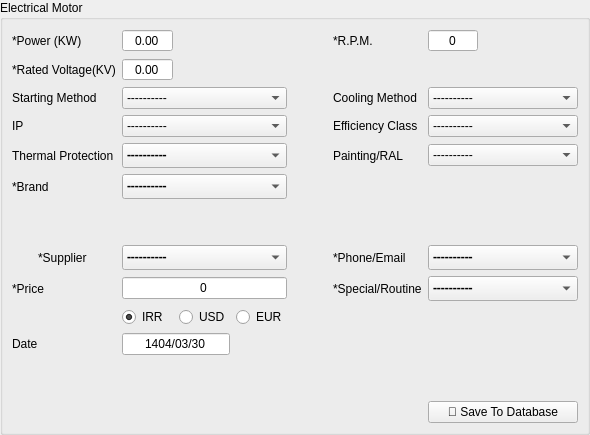
      <widget class="QWidget" name="electrica_motor">
       <layout class="QGridLayout" name="gridLayout">
        <property name="leftMargin">
         <number>0</number>
        </property>
        <property name="topMargin">
         <number>0</number>
        </property>
        <property name="rightMargin">
         <number>0</number>
        </property>
        <property name="bottomMargin">
         <number>0</number>
        </property>
        <item row="0" column="0">
         <widget class="QGroupBox" name="motor_gp_box">
          <property name="minimumSize">
           <size>
            <width>0</width>
            <height>0</height>
           </size>
          </property>
          <property name="maximumSize">
           <size>
            <width>16777215</width>
            <height>16777215</height>
           </size>
          </property>
          <property name="title">
           <string>Electrical Motor</string>
          </property>
          <layout class="QGridLayout" name="gridLayout_5">
           <item row="19" column="0" colspan="2">
            <widget class="QLabel" name="label_6">
             <property name="text">
              <string>*Price</string>
             </property>
            </widget>
           </item>
           <item row="4" column="6">
            <widget class="QLabel" name="label_20">
             <property name="text">
              <string>Cooling Method</string>
             </property>
            </widget>
           </item>
           <item row="8" column="7">
            <widget class="QComboBox" name="motor_paiting_ral">
             <property name="minimumSize">
              <size>
               <width>150</width>
               <height>0</height>
              </size>
             </property>
             <property name="maximumSize">
              <size>
               <width>150</width>
               <height>16777215</height>
              </size>
             </property>
             <item>
              <property name="text">
               <string>----------</string>
              </property>
             </item>
             <item>
              <property name="text">
               <string>7032</string>
              </property>
             </item>
             <item>
              <property name="text">
               <string>7030</string>
              </property>
             </item>
            </widget>
           </item>
           <item row="8" column="0" colspan="2">
            <widget class="QLabel" name="label_25">
             <property name="text">
              <string>Thermal Protection</string>
             </property>
            </widget>
           </item>
           <item row="4" column="2" colspan="3">
            <widget class="QComboBox" name="motor_starting_method">
             <property name="minimumSize">
              <size>
               <width>0</width>
               <height>0</height>
              </size>
             </property>
             <property name="maximumSize">
              <size>
               <width>16777215</width>
               <height>16777215</height>
              </size>
             </property>
             <item>
              <property name="text">
               <string>----------</string>
              </property>
             </item>
             <item>
              <property name="text">
               <string>Delta/Star</string>
              </property>
             </item>
             <item>
              <property name="text">
               <string>VFD</string>
              </property>
             </item>
             <item>
              <property name="text">
               <string>Direct</string>
              </property>
             </item>
            </widget>
           </item>
           <item row="16" column="7">
            <widget class="QComboBox" name="motor_phone_email">
             <property name="minimumSize">
              <size>
               <width>150</width>
               <height>0</height>
              </size>
             </property>
             <property name="maximumSize">
              <size>
               <width>150</width>
               <height>16777215</height>
              </size>
             </property>
             <property name="font">
              <font>
               <family>Calibri</family>
               <pointsize>10</pointsize>
               <weight>75</weight>
               <bold>true</bold>
              </font>
             </property>
             <item>
              <property name="text">
               <string>----------</string>
              </property>
             </item>
             <item>
              <property name="text">
               <string>By Phone</string>
              </property>
             </item>
             <item>
              <property name="text">
               <string>By Email</string>
              </property>
             </item>
            </widget>
           </item>
           <item row="4" column="0" colspan="2">
            <widget class="QLabel" name="label_13">
             <property name="text">
              <string>Starting Method</string>
             </property>
            </widget>
           </item>
           <item row="6" column="7">
            <widget class="QComboBox" name="motor_efficiency_class">
             <property name="minimumSize">
              <size>
               <width>150</width>
               <height>0</height>
              </size>
             </property>
             <property name="maximumSize">
              <size>
               <width>150</width>
               <height>16777215</height>
              </size>
             </property>
             <item>
              <property name="text">
               <string>----------</string>
              </property>
             </item>
             <item>
              <property name="text">
               <string>IE1</string>
              </property>
             </item>
             <item>
              <property name="text">
               <string>IE2</string>
              </property>
             </item>
             <item>
              <property name="text">
               <string>IE3</string>
              </property>
             </item>
             <item>
              <property name="text">
               <string>IE4</string>
              </property>
             </item>
            </widget>
           </item>
           <item row="4" column="7">
            <widget class="QComboBox" name="motor_cooling_method">
             <property name="minimumSize">
              <size>
               <width>150</width>
               <height>0</height>
              </size>
             </property>
             <property name="maximumSize">
              <size>
               <width>150</width>
               <height>16777215</height>
              </size>
             </property>
             <item>
              <property name="text">
               <string>----------</string>
              </property>
             </item>
             <item>
              <property name="text">
               <string>Acc To IEC</string>
              </property>
             </item>
             <item>
              <property name="text">
               <string>IC411</string>
              </property>
             </item>
             <item>
              <property name="text">
               <string>IC616</string>
              </property>
             </item>
            </widget>
           </item>
           <item row="9" column="2" colspan="3">
            <widget class="QComboBox" name="motor_brand">
             <property name="minimumSize">
              <size>
               <width>0</width>
               <height>0</height>
              </size>
             </property>
             <property name="maximumSize">
              <size>
               <width>16777215</width>
               <height>16777215</height>
              </size>
             </property>
             <property name="font">
              <font>
               <family>Calibri</family>
               <pointsize>10</pointsize>
               <weight>75</weight>
               <bold>true</bold>
              </font>
             </property>
             <item>
              <property name="text">
               <string>----------</string>
              </property>
             </item>
             <item>
              <property name="text">
               <string>Jemco</string>
              </property>
             </item>
             <item>
              <property name="text">
               <string>Roshd Sanaat</string>
              </property>
             </item>
             <item>
              <property name="text">
               <string>Motogen</string>
              </property>
             </item>
             <item>
              <property name="text">
               <string>Electrogen</string>
              </property>
             </item>
             <item>
              <property name="text">
               <string>Siemens</string>
              </property>
             </item>
             <item>
              <property name="text">
               <string>ABB</string>
              </property>
             </item>
             <item>
              <property name="text">
               <string>VEM</string>
              </property>
             </item>
             <item>
              <property name="text">
               <string>Helmeck</string>
              </property>
             </item>
            </widget>
           </item>
           <item row="1" column="7">
            <widget class="QSpinBox" name="motor_rpm">
             <property name="maximumSize">
              <size>
               <width>50</width>
               <height>16777215</height>
              </size>
             </property>
             <property name="alignment">
              <set>Qt::AlignCenter</set>
             </property>
             <property name="buttonSymbols">
              <enum>QAbstractSpinBox::NoButtons</enum>
             </property>
             <property name="maximum">
              <number>9999</number>
             </property>
            </widget>
           </item>
           <item row="1" column="2">
            <widget class="QDoubleSpinBox" name="motor_power">
             <property name="alignment">
              <set>Qt::AlignCenter</set>
             </property>
             <property name="buttonSymbols">
              <enum>QAbstractSpinBox::NoButtons</enum>
             </property>
             <property name="maximum">
              <double>999.000000000000000</double>
             </property>
            </widget>
           </item>
           <item row="8" column="2" colspan="3">
            <widget class="QComboBox" name="motor_thermal_protection">
             <property name="minimumSize">
              <size>
               <width>0</width>
               <height>0</height>
              </size>
             </property>
             <property name="maximumSize">
              <size>
               <width>16777215</width>
               <height>16777215</height>
              </size>
             </property>
             <property name="font">
              <font>
               <family>Calibri</family>
               <pointsize>10</pointsize>
               <weight>75</weight>
               <bold>true</bold>
              </font>
             </property>
             <item>
              <property name="text">
               <string>----------</string>
              </property>
             </item>
             <item>
              <property name="text">
               <string>Not Included</string>
              </property>
             </item>
             <item>
              <property name="text">
               <string>3xPTC</string>
              </property>
             </item>
             <item>
              <property name="text">
               <string>6xPTC</string>
              </property>
             </item>
            </widget>
           </item>
           <item row="3" column="2">
            <widget class="QDoubleSpinBox" name="motor_voltage">
             <property name="alignment">
              <set>Qt::AlignCenter</set>
             </property>
             <property name="buttonSymbols">
              <enum>QAbstractSpinBox::NoButtons</enum>
             </property>
             <property name="maximum">
              <double>999.990000000000009</double>
             </property>
            </widget>
           </item>
           <item row="20" column="3">
            <widget class="QRadioButton" name="motor_usd">
             <property name="text">
              <string>USD</string>
             </property>
             <attribute name="buttonGroup">
              <string notr="true">motor_currency</string>
             </attribute>
            </widget>
           </item>
           <item row="20" column="2">
            <widget class="QRadioButton" name="motor_irr">
             <property name="text">
              <string>IRR</string>
             </property>
             <property name="checked">
              <bool>true</bool>
             </property>
             <attribute name="buttonGroup">
              <string notr="true">motor_currency</string>
             </attribute>
            </widget>
           </item>
           <item row="16" column="6">
            <widget class="QLabel" name="label_64">
             <property name="text">
              <string>*Phone/Email</string>
             </property>
            </widget>
           </item>
           <item row="6" column="0" colspan="2">
            <widget class="QLabel" name="label_21">
             <property name="text">
              <string>IP</string>
             </property>
            </widget>
           </item>
           <item row="23" column="0">
            <spacer name="verticalSpacer_4">
             <property name="orientation">
              <enum>Qt::Vertical</enum>
             </property>
             <property name="sizeHint" stdset="0">
              <size>
               <width>20</width>
               <height>40</height>
              </size>
             </property>
            </spacer>
           </item>
           <item row="20" column="4">
            <widget class="QRadioButton" name="motor_eur">
             <property name="text">
              <string>EUR</string>
             </property>
             <attribute name="buttonGroup">
              <string notr="true">motor_currency</string>
             </attribute>
            </widget>
           </item>
           <item row="1" column="0" colspan="2">
            <widget class="QLabel" name="label_5">
             <property name="text">
              <string>*Power (KW)</string>
             </property>
            </widget>
           </item>
           <item row="19" column="7">
            <widget class="QComboBox" name="motor_special_routine">
             <property name="minimumSize">
              <size>
               <width>150</width>
               <height>0</height>
              </size>
             </property>
             <property name="maximumSize">
              <size>
               <width>150</width>
               <height>16777215</height>
              </size>
             </property>
             <property name="font">
              <font>
               <family>Calibri</family>
               <pointsize>10</pointsize>
               <weight>75</weight>
               <bold>true</bold>
              </font>
             </property>
             <item>
              <property name="text">
               <string>----------</string>
              </property>
             </item>
             <item>
              <property name="text">
               <string>Special</string>
              </property>
             </item>
             <item>
              <property name="text">
               <string>Routine</string>
              </property>
             </item>
            </widget>
           </item>
           <item row="19" column="2" colspan="3">
            <widget class="QLineEdit" name="motor_price">
             <property name="minimumSize">
              <size>
               <width>0</width>
               <height>0</height>
              </size>
             </property>
             <property name="maximumSize">
              <size>
               <width>16777215</width>
               <height>16777215</height>
              </size>
             </property>
             <property name="text">
              <string>0</string>
             </property>
             <property name="alignment">
              <set>Qt::AlignCenter</set>
             </property>
            </widget>
           </item>
           <item row="16" column="2" colspan="3">
            <widget class="QComboBox" name="motor_supplier">
             <property name="minimumSize">
              <size>
               <width>0</width>
               <height>0</height>
              </size>
             </property>
             <property name="maximumSize">
              <size>
               <width>16777215</width>
               <height>16777215</height>
              </size>
             </property>
             <property name="font">
              <font>
               <family>Calibri</family>
               <pointsize>10</pointsize>
               <weight>75</weight>
               <bold>true</bold>
              </font>
             </property>
             <item>
              <property name="text">
               <string>----------</string>
              </property>
             </item>
             <item>
              <property name="text">
               <string>Jemco</string>
              </property>
             </item>
             <item>
              <property name="text">
               <string>Roshd Sanaat</string>
              </property>
             </item>
             <item>
              <property name="text">
               <string>Motogen</string>
              </property>
             </item>
             <item>
              <property name="text">
               <string>Electrogen</string>
              </property>
             </item>
             <item>
              <property name="text">
               <string>Siemens</string>
              </property>
             </item>
             <item>
              <property name="text">
               <string>ABB</string>
              </property>
             </item>
             <item>
              <property name="text">
               <string>VEM</string>
              </property>
             </item>
             <item>
              <property name="text">
               <string>Helmeck</string>
              </property>
             </item>
            </widget>
           </item>
           <item row="13" column="2">
            <spacer name="verticalSpacer_11">
             <property name="orientation">
              <enum>Qt::Vertical</enum>
             </property>
             <property name="sizeType">
              <enum>QSizePolicy::Minimum</enum>
             </property>
             <property name="sizeHint" stdset="0">
              <size>
               <width>20</width>
               <height>40</height>
              </size>
             </property>
            </spacer>
           </item>
           <item row="9" column="0" colspan="2">
            <widget class="QLabel" name="label_11">
             <property name="text">
              <string>*Brand</string>
             </property>
            </widget>
           </item>
           <item row="8" column="6">
            <widget class="QLabel" name="label_24">
             <property name="text">
              <string>Painting/RAL</string>
             </property>
            </widget>
           </item>
           <item row="6" column="2" colspan="3">
            <widget class="QComboBox" name="motor_ip">
             <property name="maximumSize">
              <size>
               <width>16777215</width>
               <height>16777215</height>
              </size>
             </property>
             <item>
              <property name="text">
               <string>----------</string>
              </property>
             </item>
             <item>
              <property name="text">
               <string>IP20</string>
              </property>
             </item>
             <item>
              <property name="text">
               <string>IP31</string>
              </property>
             </item>
             <item>
              <property name="text">
               <string>IP44</string>
              </property>
             </item>
             <item>
              <property name="text">
               <string>IP54</string>
              </property>
             </item>
             <item>
              <property name="text">
               <string>IP55</string>
              </property>
             </item>
             <item>
              <property name="text">
               <string>IP65</string>
              </property>
             </item>
             <item>
              <property name="text">
               <string>IP66</string>
              </property>
             </item>
             <item>
              <property name="text">
               <string>IP67</string>
              </property>
             </item>
             <item>
              <property name="text">
               <string>IP68</string>
              </property>
             </item>
            </widget>
           </item>
           <item row="19" column="6">
            <widget class="QLabel" name="label_65">
             <property name="text">
              <string>*Special/Routine</string>
             </property>
            </widget>
           </item>
           <item row="1" column="6">
            <widget class="QLabel" name="label_12">
             <property name="text">
              <string>*R.P.M.</string>
             </property>
            </widget>
           </item>
           <item row="16" column="1">
            <widget class="QLabel" name="label_10">
             <property name="text">
              <string>*Supplier</string>
             </property>
            </widget>
           </item>
           <item row="6" column="6">
            <widget class="QLabel" name="label_22">
             <property name="text">
              <string>Efficiency Class</string>
             </property>
            </widget>
           </item>
           <item row="16" column="0">
            <widget class="QPushButton" name="motor_add_supplier_btn">
             <property name="maximumSize">
              <size>
               <width>16</width>
               <height>16</height>
              </size>
             </property>
             <property name="styleSheet">
              <string notr="true">QPushButton {
    background-color: rgba(0, 0, 0, 0); /* Fully transparent background */
    border: none;                      /* Optional: remove the border */
}
QPushButton:hover {
	color: #d3dae3;
	padding: 2px;
	background-color: #F77F00;
}

QPushButton:pressed {
	color: #d3dae3;
	padding: 2px;
	background-color: #F77F00;
}
QPushButton:pressed {
	color: #d3dae3;
	padding: 2px;
	background-color: #2c2f2f;
}</string>
             </property>
             <property name="text">
              <string/>
             </property>
             <property name="icon">
              <iconset>
               <normaloff>../../assets/plus.png</normaloff>../../assets/plus.png</iconset>
             </property>
            </widget>
           </item>
           <item row="3" column="0" colspan="2">
            <widget class="QLabel" name="label_23">
             <property name="text">
              <string>*Rated Voltage(KV)</string>
             </property>
            </widget>
           </item>
           <item row="26" column="7">
            <widget class="QPushButton" name="motor_save_btn">
             <property name="maximumSize">
              <size>
               <width>150</width>
               <height>16777215</height>
              </size>
             </property>
             <property name="text">
              <string>💾 Save To Database</string>
             </property>
            </widget>
           </item>
           <item row="21" column="0" colspan="2">
            <widget class="QLabel" name="label_86">
             <property name="maximumSize">
              <size>
               <width>73</width>
               <height>16777215</height>
              </size>
             </property>
             <property name="text">
              <string>Date</string>
             </property>
            </widget>
           </item>
           <item row="21" column="2" colspan="2">
            <widget class="QLineEdit" name="motor_price_date">
             <property name="maximumSize">
              <size>
               <width>120</width>
               <height>16777215</height>
              </size>
             </property>
             <property name="text">
              <string>1404/03/30</string>
             </property>
             <property name="alignment">
              <set>Qt::AlignCenter</set>
             </property>
            </widget>
           </item>
           <item row="4" column="5">
            <spacer name="horizontalSpacer_13">
             <property name="orientation">
              <enum>Qt::Horizontal</enum>
             </property>
             <property name="sizeHint" stdset="0">
              <size>
               <width>40</width>
               <height>20</height>
              </size>
             </property>
            </spacer>
           </item>
          </layout>
         </widget>
        </item>
       </layout>
      </widget>
